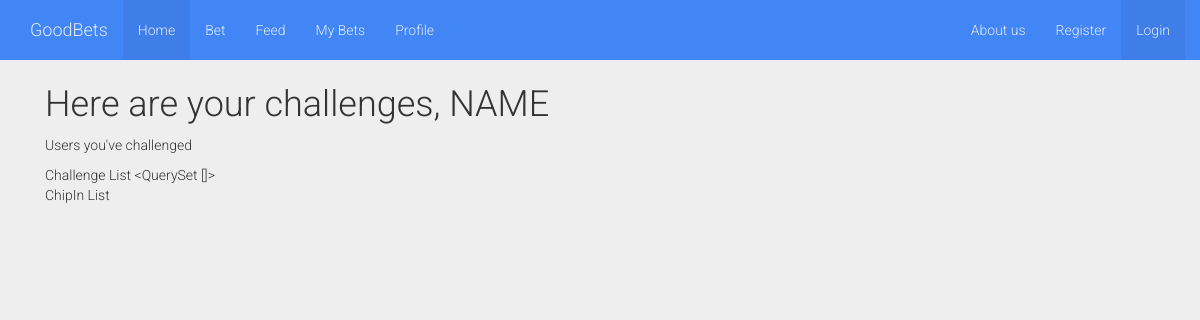
The page /profile/ on the database as committed earlier.
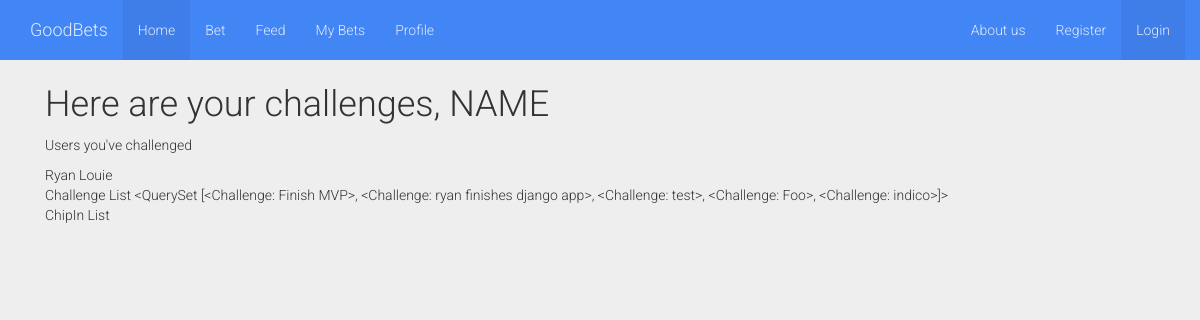
The same page on the database as committed later.
### goodbets/models.py (models this page shows)
class User(models.Model):
	def __str__(self):
		return self.username
	username = models.CharField(max_length=50)

class Challenge(models.Model):
	def __str__(self):
		return self.title
	title = models.CharField(default='', max_length=150)
	description = models.TextField()
	chipins = models.ManyToManyField('Chipin')
	challengees = models.ManyToManyField('User')
	charity = models.ForeignKey('Charity')

### goodbets/views.py (the view)
# urls.py: url(r'^profile/', views.profile, name='profile'),
def profile(request):
   if request.method == 'GET':
    try:
        rgv = request.GET.values()
        logger.debug('requestgetvalues: %s' % rgv)
        if len(rgv) == 1 and rgv[0] != '':
            username = rgv[0]
            username = username.encode('utf-8')
            request.session["username"] = username
            if not User.objects.filter(username=username).exists():
                User(username=username).save()
    except Exception as e:
        print e
    user_list = User.objects.all()
    challenge_list = Challenge.objects.all()
    chipin_list = Chipin.objects.all()
    context = {
        'user_list': user_list,
        'challenge_list': challenge_list,
        'chipin_list': chipin_list,
        'request': request,
    }
    return render(request, 'profile.html', context)

### goodbets/templatetags/tags.py (called while the page is built)
@register.simple_tag
def active(request, pattern):
    logger.debug('pattern type %s' % (pattern))
    if pattern in request.path:
        return 'active'
    else:
        return ''

### goodbets/templates/profile.html (shortened to what this page needs)
{% extends "base.html" %}
{% block body %}
  <div class='container-fluid'>
  	<h1>Here are your challenges, NAME</h1>
  		<p>Users you've challenged</p>
			{{ user_list.0}}
	</div>
	<div class='container-fluid'>
		Challenge List
		{{ challenge_list }}
	</div>
	<div class='container-fluid'>
		ChipIn List
	</div>
{% endblock body %}

### goodbets/templates/base.html (shortened to what this page needs)
<!DOCTYPE html>
<html>
<head>
  {% load tags %}
  {% url home as home %}
  {% url challenge as challenge %}
  {% url profile as profile %}
  {% url login as login %}
  {% load bootstrap3 %}
  {% bootstrap_css %}
  {% load staticfiles %}
  <link href="{% static 'bootstrap-material-design/dist/css/ripples.min.css' %}" rel="stylesheet">
  <link href="{% static 'bootstrap-material-design/dist/css/material-wfont.min.css' %}" rel="stylesheet">
<head>
<body style="padding-top: 65px;">
    <div class="navbar navbar-default navbar-fixed-top" role="navigation">
      <div class="container">
        <div class="navbar-header">
          <a class="navbar-brand" href="#">GoodBets</a>
        </div>
        <div class="navbar-collapse collapse">
          <ul class="nav navbar-nav">
            <li class="{% active request home %}"><a href="../home">Home</a></li>
            <li><a class="{% active request challenge %}" href="../challenge">Bet</a></li>
            <li><a class="{% active request feed %}" href="#">Feed</a></li>
            <li><a class="{% active request myBets %}" href="#">My Bets</a></li>
            <li><a class="{% active request profile %}" href="../profile">Profile</a></li>
          </ul>
          <ul class="nav navbar-nav navbar-right">
            <li><h4 class="navbar-text" id="status"> </h4></li>
            <li><a href="#">About us</a></li>
            <li><a href="#">Register</a></li>
            <li class='{% active request login %}'><a href="../">Login</a></li>
          </ul>
        </div>
      </div>
    </div>
    <div class="container">
      {% block body %}{% endblock %}
    </div>
  </body>
</html>

Rows that differ between the two databases and show on the page:
added User: username "Ryan Louie"
added Challenge: title.title "<QuerySet [<Challenge: Finish MVP>, <Challenge: ryan finishes django app>, <Challenge: test>, <Challenge: Foo>, <Challenge: indico>]>"
Other text that changed with them:
{{ challenge_list }}: "<QuerySet []>" → (not shown)
